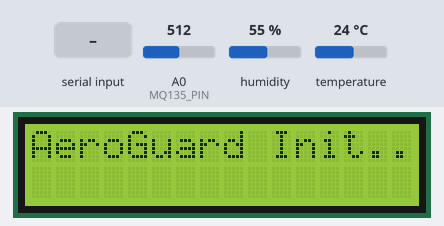
Bench run of a sketch on a simulated Arduino Uno, built with avr-gcc and run on an emulated ATmega328P. On the bench: 16×2 character LCD. Inputs (shaded band) come from the test bench; at power-on: A0 (MQ135_PIN) = 512, humidity 55 %, temperature 24 °C. What the sketch prints to the serial monitor is not drawn.

Above: at 1.2 s.
1.3 s: "90,45\n" received over Serial
At 3.3 s:
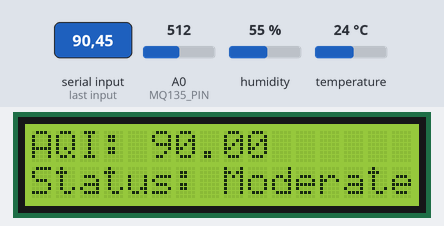
3.6 s: "30,150\n" received over Serial
At 5.4 s:
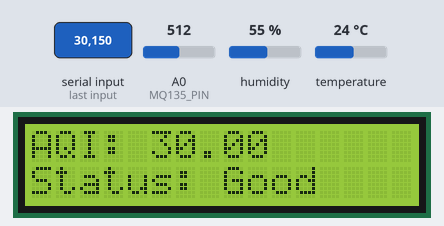
5.7 s: "200\n" received over Serial
At 6.8 s:
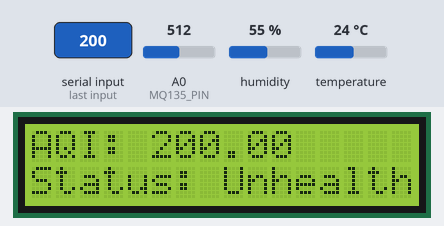
7.7 s: "90\n" received over Serial
At 9.1 s:
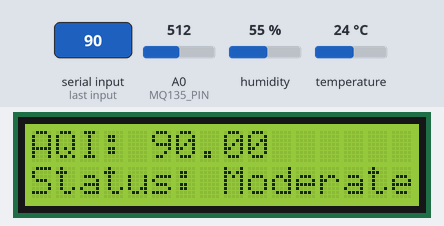
Timing chart, 0 to 10.7 s (numbered marks = the images above; inputs shaded):
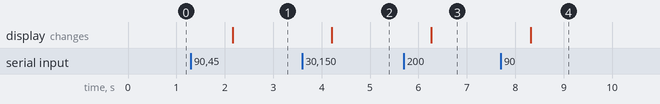

The sketch:

sketch_mar25a.ino
```cpp
#include <DHT.h>
#include <Wire.h>
#include <LiquidCrystal_I2C.h>

// Sensor Pins
#define MQ135_PIN A0
#define DHT_PIN 2      // Connected to Digital Pin 2
#define DHT_TYPE DHT11 // Change to DHT22 if using DHT22

DHT dht(DHT_PIN, DHT_TYPE);
LiquidCrystal_I2C lcd(0x27, 16, 2); // Change to 0x3F if 0x27 doesn't work

void setup() {
  Serial.begin(9600);
  dht.begin();

  // Initialize LCD
  lcd.init();
  lcd.backlight();
  lcd.clear();
  lcd.print("AeroGuard Init..");
}

void loop() {
  // 1. Read Sensors
  int gasValue = analogRead(MQ135_PIN);
  float humidity = dht.readHumidity();
  float temperature = dht.readTemperature();

  if (isnan(humidity) || isnan(temperature)) {
    humidity = 60.0;
    temperature = 25.0;
  }

  // 2. Send Data to Backend (GAS,TEMP,HUMIDITY)
  Serial.print(gasValue);
  Serial.print(",");
  Serial.print(temperature);
  Serial.print(",");
  Serial.println(humidity);

  // 3. Read predicted AQI from Backend (if available)
  if (Serial.available() > 0) {
    String aqiStr = Serial.readStringUntil('\n');
    aqiStr.trim();
    if (aqiStr.length() > 0) {
      float aqi = aqiStr.toFloat();

      // 4. Update LCD
      lcd.clear();
      lcd.setCursor(0, 0);
      lcd.print("AQI: ");
      lcd.print(aqi);

      lcd.setCursor(0, 1);
      if (aqi <= 50) lcd.print("Status: Good");
      else if (aqi <= 100) lcd.print("Status: Moderate");
      else if (aqi <= 150) lcd.print("Status: Poor");
      else if (aqi <= 200) lcd.print("Status: Unhealthy");
      else lcd.print("Status: HAZARD!");
    }
  }

  delay(2000);
}
```

Measured:
- after the input at 1.3 s, the display: changes after 0.86 s (image 1)
- after the input at 3.6 s, the display: changes after 0.61 s (image 2)
- after the input at 5.7 s, the display: changes after 0.57 s (image 3)
- after the input at 7.7 s, the display: changes after 0.62 s (image 4)
